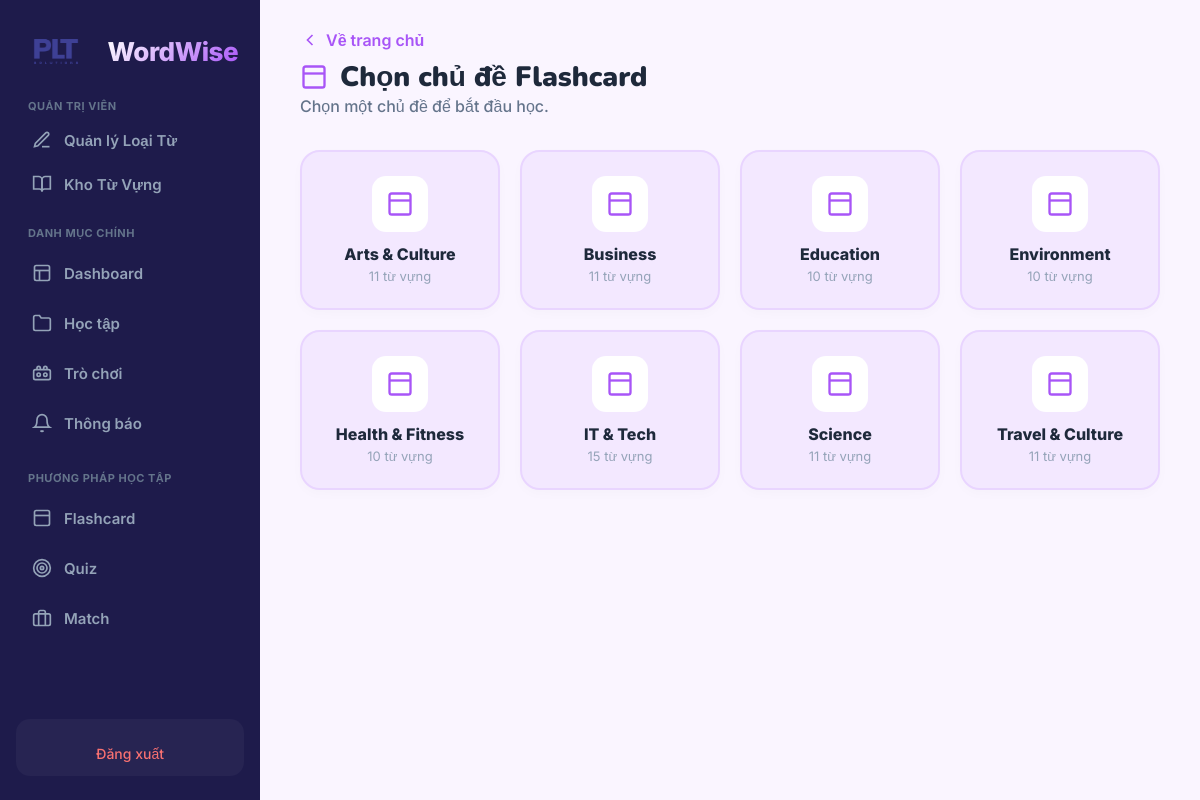
The app's page /select_topic.php (signed in), older data.
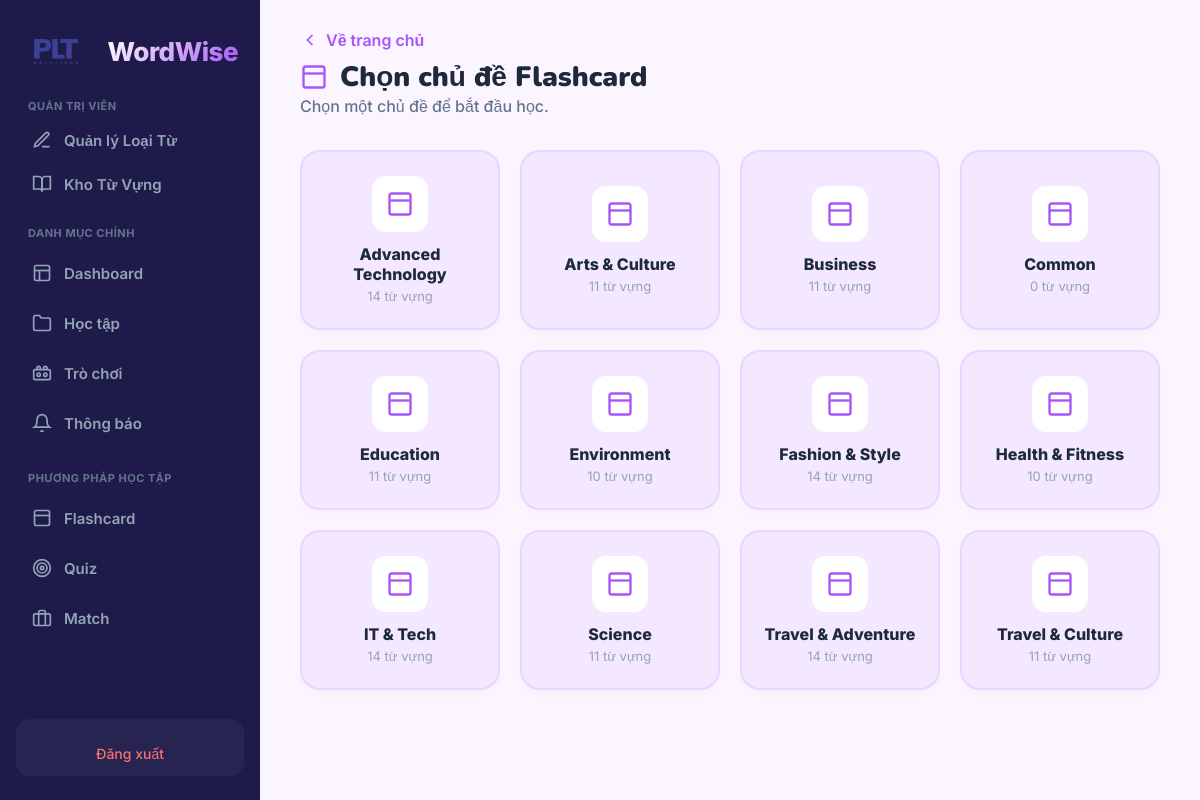
The same page, newer data.
### tables this page shows
CREATE TABLE `typeword` (
  `id` int(11) NOT NULL,
  `name` varchar(100) NOT NULL,
  `description` varchar(255) DEFAULT NULL,
  `color_theme` varchar(30) DEFAULT 'purple',
  `image` varchar(255) DEFAULT NULL
);

### database.php (called while the page is built, shortened)
<?php
class Database
{
    private $host = "localhost";
    private $username = "root";
    private $password = "";
    private $dbname = "wordwise_db";
    public $conn;
  public function __construct()
    {
        try {
            $this->conn = new mysqli($this->host, $this->username, $this->password, $this->dbname);
            $this->conn->set_charset("utf8mb4");
        } catch (mysqli_sql_exception $e) {
            die("Lỗi kết nối cơ sở dữ liệu: Vui lòng thử lại sau.");
        }
    }
    private function getTypes($params)
    {
        $types = "";
        foreach ($params as $p) {
            if (is_int($p)) $types .= 'i';
            else if (is_float($p)) $types .= 'd';
            else $types .= 's';
        }
        return $types;
    }
    public function select($sql, $params = [])
    {
        $stmt = $this->conn->prepare($sql);
        if (!empty($params)) {
            $types = $this->getTypes($params);
            $stmt->bind_param($types, ...$params);
        }
        $stmt->execute();
        $results = $stmt->get_result();
        $data = $results ? $results->fetch_all(MYSQLI_ASSOC) : [];
        return $data;
    }
}
?>

### sidebar.php (called while the page is built, shortened)
<?php
require_once 'database.php';
$db = new Database();
?>

### select_topic.php (the view, shortened to what the changed rows need)
<?php
require_once 'database.php';
$db = new Database();
$type = $_GET['type'] ?? 'flashcard';
$topics = $db->select("SELECT id, name, image, color_theme FROM typeword ORDER BY name ASC");
?>
<!DOCTYPE html>
<html lang="vi">
<head>
    <link rel="stylesheet" href="public/css/style.css">
</head>
<body class="app-layout">
    <?php include 'sidebar.php'; ?>
    <main class="main-content">
        <div class="page-header">
            <div>
                <h1>
                    <?php if ($type === 'flashcard'): ?>
                        <svg width="28" height="28" viewBox="0 0 24 24" fill="none" stroke="currentColor" stroke-width="2"><rect x="3" y="3" width="18" height="18" rx="2"/><line x1="3" y1="9" x2="21" y2="9"/></svg>
                        Chọn chủ đề Flashcard
                    <?php elseif ($type === 'quiz'): ?>
                        <svg width="28" height="28" viewBox="0 0 24 24" fill="none" stroke="currentColor" stroke-width="2"><circle cx="12" cy="12" r="10"/><circle cx="12" cy="12" r="6"/><circle cx="12" cy="12" r="2"/></svg>
                        Chọn chủ đề Quiz
                    <?php else: ?>
                        <svg width="28" height="28" viewBox="0 0 24 24" fill="none" stroke="currentColor" stroke-width="2"><rect x="2" y="7" width="20" height="14" rx="2"/><path d="M16 21V5a2 2 0 0 0-2-2h-4a2 2 0 0 0-2 2v16"/></svg>
                        Chọn chủ đề Match
                    <?php endif; ?>
                </h1>
            </div>
        </div>
        <?php if (empty($topics)): ?>
            <div class="empty-state">
                <svg width="80" height="80" viewBox="0 0 24 24" fill="none" stroke="#cbd5e1" stroke-width="1.5"><path d="M2 3h6a4 4 0 0 1 4 4v14a3 3 0 0 0-3-3H2z"/><path d="M22 3h-6a4 4 0 0 0-4 4v14a3 3 0 0 1 3-3h7z"/></svg>
                <p style="font-size:18px; font-weight:600; color:#64748b;">Chưa có chủ đề nào</p>
            </div>
        <?php else: ?>
            <form method="POST" id="topicForm">
                <div class="topic-grid">
                    <?php foreach ($topics as $topic):
                        $count = $db->select("SELECT COUNT(*) as total FROM vocabulary WHERE typeword_id = ?", [$topic['id']]);
                        $wordCount = $count[0]['total'] ?? 0;
                    ?>
                        <button type="submit" name="topic_id" value="<?= $topic['id'] ?>" class="topic-card" onclick="return confirm('Bạn có chắc muốn chọn chủ đề \'<?= htmlspecialchars($topic['name']) ?>\'?')">
                            <?php if (!empty($topic['image'])): ?>
                                <img src="<?= htmlspecialchars($topic['image']) ?>" alt="<?= htmlspecialchars($topic['name']) ?>" class="topic-image">
                            <?php else: ?>
                                <div class="card-icon">
                                    <svg width="28" height="28" viewBox="0 0 24 24" fill="none" stroke="currentColor" stroke-width="2">
                                        <?php if ($type === 'flashcard'): ?>
                                            <rect x="3" y="3" width="18" height="18" rx="2"/><line x1="3" y1="9" x2="21" y2="9"/>
                                        <?php elseif ($type === 'quiz'): ?>
                                            <circle cx="12" cy="12" r="10"/><circle cx="12" cy="12" r="6"/><circle cx="12" cy="12" r="2"/>
                                        <?php else: ?>
                                            <rect x="2" y="7" width="20" height="14" rx="2"/><path d="M16 21V5a2 2 0 0 0-2-2h-4a2 2 0 0 0-2 2v16"/>
                                        <?php endif; ?>
                                    </svg>
                                </div>
                            <?php endif; ?>
                            <div class="name"><?= htmlspecialchars($topic['name']) ?></div>
                            <div class="count"><?= $wordCount ?> từ vựng</div>
                        </button>
                    <?php endforeach; ?>
                </div>
            </form>
        <?php endif; ?>
    </main>
</body>
</html>

Row changes from the older to the newer data that the page shows:
added typeword: name "Advanced Technology", wordCount "14"
added typeword: name "Common", wordCount "0"
computed for typeword "Education": wordCount "10" → "11"
added typeword: name "Fashion & Style", wordCount "14"
computed for typeword "IT & Tech": wordCount "15" → "14"
added typeword: name "Travel & Adventure", wordCount "14"
